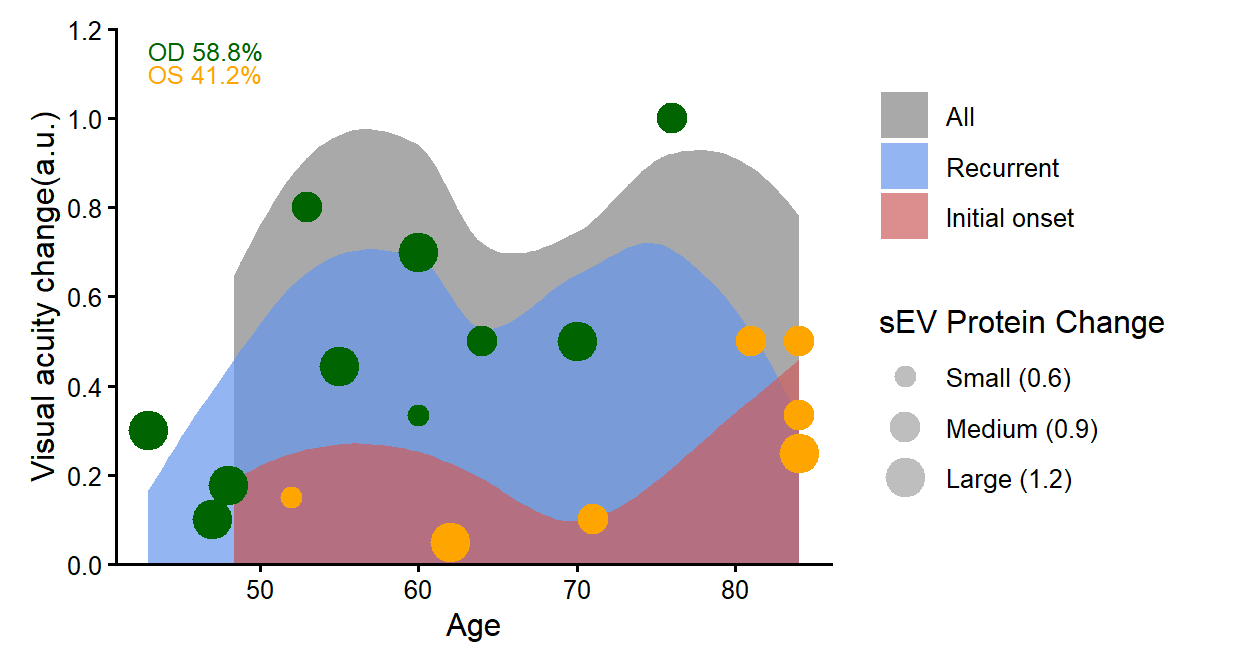

R code for this plot:
library(tidyverse)

# 1. 设置颜色常量
COLOR_INITIAL <- "#CD5C5C" 
COLOR_RECURRENT <- "#6495ED" 
COLOR_ALL <- "#A9A9A9" 
COLOR_DARK_GREEN <- "#006400" 
COLOR_ORANGE <- "#FFA500" 


# 2. 读取数据
data <- read_csv("pure_data.csv")

# 3. 数据清洗和分组
data <- data %>%
  rename_with(str_trim) %>%
  mutate(
    # 转换为数值类型
    Visual_Acuity_Change = as.numeric(Visual_Acuity_Change),
    Age = as.numeric(Age),
    sEV_Protein_Change = as.numeric(sEV_Protein_Change),
    
    # 颜色分组: 设置 RVO_Eye 因子顺序 (OD, OS)
    RVO_Eye = factor(RVO_Eye, levels = c("OD", "OS")),
    
    # 根据 sEV_Protein_Change 分组为 Small, Medium, Large
    sEV_Protein_Change_Group = case_when(
      sEV_Protein_Change < 0.6 ~ "Small (0.6)",
      sEV_Protein_Change >= 0.6 & sEV_Protein_Change < 0.9 ~ "Medium (0.9)",
      sEV_Protein_Change >= 0.9 ~ "Large (1.2)",
      TRUE ~ "NA/Other"
    ),
    
    # 将新的分组变量转换为因子，并设置逻辑顺序
    sEV_Protein_Change_Group = factor(
      sEV_Protein_Change_Group,
      levels = c("Small (0.6)", "Medium (0.9)", "Large (1.2)", "NA/Other")
    ),
    
    # 设置 Type 因子顺序，确保 'All' 在最底层, 'Initial' 在最上层 ***
    Type = factor(Type, levels = c("All", "recurrent", "initial"))
  ) %>%
  # 移除关键 NA 行
  drop_na(Age, Visual_Acuity_Change, sEV_Protein_Change_Group, Type)


# 4. 趋势线数据准备：重新构建数据以支持波浪图
data_complete <- bind_rows(
  data %>% filter(Type == "recurrent") %>% mutate(Type = "recurrent"),
  data %>% filter(Type == "initial") %>% mutate(Type = "initial")
)
age_range <- seq(min(data_complete$Age), max(data_complete$Age), length.out = 100)
age_predict_df <- tibble(Age = age_range)

# 4.4. 手动拟合和预测 'Recurrent' 和 'Initial onset' 的趋势线数据
loess_recurrent <- loess(Visual_Acuity_Change ~ Age, data = data_complete %>% filter(Type == "recurrent"), span = 0.8)
loess_initial <- loess(Visual_Acuity_Change ~ Age, data = data_complete %>% filter(Type == "initial"), span = 0.8)

# 预测 Recurrent
data_recurrent_smooth <- age_predict_df %>%
  mutate(
    Visual_Acuity_Change = predict(loess_recurrent, newdata = .),
    Type = "recurrent"
  ) %>%
  drop_na(Visual_Acuity_Change)

# 预测 Initial
data_initial_smooth <- age_predict_df %>%
  mutate(
    Visual_Acuity_Change = predict(loess_initial, newdata = .),
    Type = "initial"
  ) %>%
  drop_na(Visual_Acuity_Change)


# 4.5. 计算 data_all_smooth 和 data_for_area 的堆叠逻辑
data_temp_wide <- full_join(
  data_recurrent_smooth %>% select(Age, Recurrent = Visual_Acuity_Change),
  data_initial_smooth %>% select(Age, Initial = Visual_Acuity_Change),
  by = "Age"
) %>% drop_na()

data_all_calculated <- data_temp_wide %>%
  mutate(
    Visual_Acuity_Change = Recurrent + Initial, # All = Recurrent + Initial
    Type = "All"
  ) %>%
  select(Age, Visual_Acuity_Change, Type)

data_for_area <- bind_rows(
  data_all_calculated,
  data_recurrent_smooth,
  data_initial_smooth
) %>%
  # 统一标签，设置因子顺序
  mutate(
    Type = case_when(
      Type == "recurrent" ~ "Recurrent",
      Type == "initial" ~ "Initial onset",
      TRUE ~ Type
    ),
    Type = factor(Type, levels = c("All", "Recurrent", "Initial onset"))
  )

# 5. 构建图例标签和颜色 

# 1: 散点颜色映射 (RVO_Eye) 
color_mapping_points <- c("OS" = COLOR_ORANGE, "OD" = COLOR_DARK_GREEN) 
fill_mapping_area <- c(
  "All" = COLOR_ALL,
  "Recurrent" = COLOR_RECURRENT,
  "Initial onset" = COLOR_INITIAL
)

# 散点图例百分比计算
total_count <- nrow(data)
eye_counts <- data %>% count(RVO_Eye) %>%
  mutate(percent = round((n / total_count) * 100, 1))

od_percent <- eye_counts %>% filter(RVO_Eye == "OD") %>% pull(percent)
os_percent <- eye_counts %>% filter(RVO_Eye == "OS") %>% pull(percent)


# 6. 绘制散点图并叠加波浪图
ggplot(data, aes(x = Age, y = Visual_Acuity_Change)) +
  
  # 1. 绘制波浪图 
  # 1.1 绘制 'All'
  geom_ribbon(
    data = data_for_area %>% filter(Type == "All"),
    aes(ymin = 0, ymax = Visual_Acuity_Change, fill = Type),
    alpha = 1.0
  ) +
  
  # 1.2 绘制 'Recurrent' 
  geom_ribbon(
    data = data_for_area %>% filter(Type == "Recurrent"),
    aes(ymin = 0, ymax = Visual_Acuity_Change, fill = Type),
    alpha = 0.7
  ) +
  
  # 1.3 绘制 'Initial onset' 
  geom_ribbon(
    data = data_for_area %>% filter(Type == "Initial onset"),
    aes(ymin = 0, ymax = Visual_Acuity_Change, fill = Type),
    alpha = 0.7
  ) +
  
  # 2. 绘制散点图
  geom_point(aes(color = RVO_Eye, size = sEV_Protein_Change_Group),
             alpha = 1.0) +
  
  # 4. 调整百分比标签位置和颜色
  annotate("text", x = min(data_complete$Age), y = 1.15, 
           label = paste0("OD ", od_percent, "%"), 
           color = COLOR_DARK_GREEN, size = 3.0, hjust = 0) + 
  
  annotate("text", x = min(data_complete$Age), y = 1.10, 
           label = paste0("OS ", os_percent, "%"), 
           color = COLOR_ORANGE, size = 3.0, hjust = 0) + 
  
  # 5. 设置图表标签和轴范围
  labs(
    x = "Age",
    y = "Visual acuity change(a.u.)",
    size = "sEV Protein Change"
  ) +
  
  #  6.  设置Y轴上限,步长
  scale_y_continuous(limits = c(0, 1.2), 
                     breaks = seq(0, 1.2, 0.2), 
                     expand = c(0, 0)) +
  
  scale_x_continuous(breaks = seq(40, 80, 10)) +
  
  # 7. 设置颜色和大小映射 
  scale_fill_manual(
    values = fill_mapping_area,
    labels = c("All", "Recurrent", "Initial onset"),
    name = NULL,
    guide = guide_legend(order = 2)
  ) +
  # : 设置散点颜色映射
  scale_color_manual(
    values = color_mapping_points,
    guide = "none" 
  ) +
  scale_size_manual(
    values = c("Small (0.6)" = 3.0,
               "Medium (0.9)" = 4.5, 
               "Large (1.2)" = 6.0, "NA/Other" = 1),
    drop = TRUE,
    guide = guide_legend(override.aes = list(color = "gray"))
  ) +
  
  # 8. 设置主题
  theme_classic() +
  theme(
    axis.line.x = element_line(color = "black"),
    axis.line.y = element_line(color = "black"),
    legend.position = "right",
    legend.box = "vertical",
    legend.justification = "left",
    legend.key = element_rect(fill = "transparent", color = NA),
    plot.margin = margin(10, 20, 10, 10)
  )
